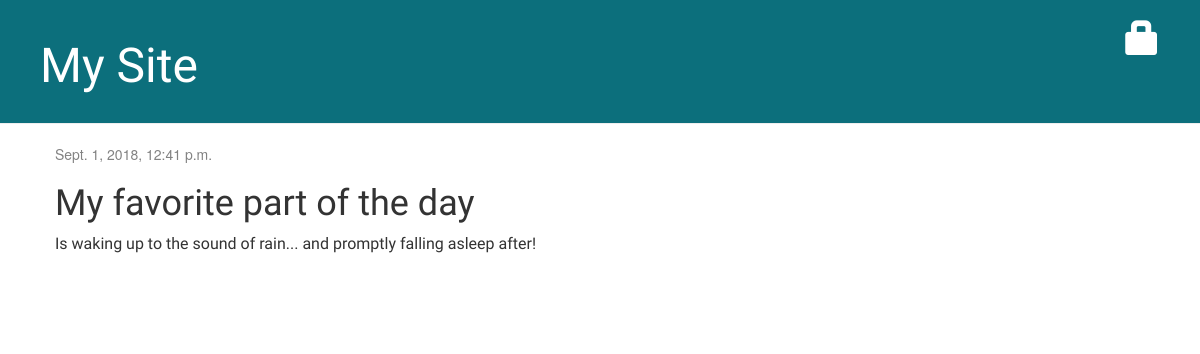
Page /post/6/ on the committed database.
### blog/models.py (models this page shows, shortened)
class Post(models.Model):
    author = models.ForeignKey('auth.User', on_delete=models.CASCADE)
    title = models.CharField(max_length=200)
    text = models.TextField()
    created_date = models.DateTimeField(
        default=timezone.now)
    published_date = models.DateTimeField(
        blank=True, null=True)

### blog/views.py (the view)
# urls.py: path('post/<int:pk>/', views.post_detail, name='post_detail'),
def post_detail(request, pk):
    post = get_object_or_404(Post, pk=pk)
    return render(request, 'blog/post_detail.html', {'post': post})

### blog/templates/blog/post_detail.html (shortened to what this page needs)
{% extends 'blog/base.html' %}
{% block content %}
    <div class="post">
        {% if post.published_date %}
            <div class="date">
                {{ post.published_date }}
            </div>
        {% else %}
            <a class="btn btn-default" href="{% url 'post_publish' pk=post.pk %}">Publish</a>
        {% endif %}
        <h1>{{ post.title }}</h1>
        <p>{{ post.text|linebreaksbr }}</p>
    </div>
{% endblock%}

### blog/static/css/blog.css (style rules this page uses)
h1, h2, h3, h4 { font-family: 'Concert One', cursive; }
p { font-family: Asap; font-size: 16px; }
.date { color: #828282; }
.post { margin-bottom: 70px; }

### rows in the picture
Post: published_date "Sept. 1, 2018, 12:41 p.m.", title "My favorite part of the day", text "Is waking up to the sound of rain... and promptly falling asleep after!"
